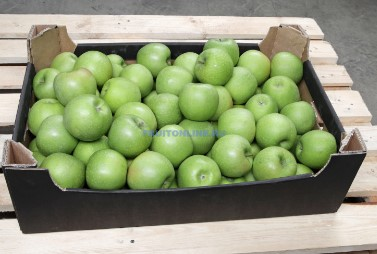
#> input picture apples.jpg, 377 x 254 px
$ python lab4.py
#> lines starting #> are read from the running program, lines starting #| are printed output that depends on the picture; after the words box and inside, x2 and y2 are one past the last pixel; in counts of white or black regions, pixels touching at a corner belong together
import cv2
import numpy as np
import matplotlib.pyplot as plt


def compare_images(original_image, processed_image, title):

    plt.figure(figsize=(12, 6))

    plt.subplot(1, 2, 1)
    plt.imshow(cv2.cvtColor(original_image, cv2.COLOR_BGR2RGB))
    plt.title('Original Image')
    plt.axis('off')

    plt.subplot(1, 2, 2)
    plt.imshow(cv2.cvtColor(processed_image, cv2.COLOR_BGR2RGB))
    plt.title(title)
    plt.axis('off')
    plt.show()


def bwareaopen(A, dim, conn=8):
    if A.ndim > 2:
        return None
    # Find all connected components
    num, labels, stats, centers = cv2.connectedComponentsWithStats(A, connectivity=conn)
    # Check size of all connected components
    for i in range(1, num):  # Start from 1 to exclude the background component (label 0)
        if stats[i, cv2.CC_STAT_AREA] < dim:
            A[labels == i] = 0
    return A


image_path = 'apples.jpg'
image = cv2.imread(image_path, cv2.IMREAD_GRAYSCALE)
#> image: shape (254, 377); min 0, max 250, mean 145.3
image = cv2.resize(image, (400, 300))
#> image: shape (300, 400)
# Thresholding
ret, image_new = cv2.threshold(image, 160, 255, cv2.THRESH_BINARY_INV)
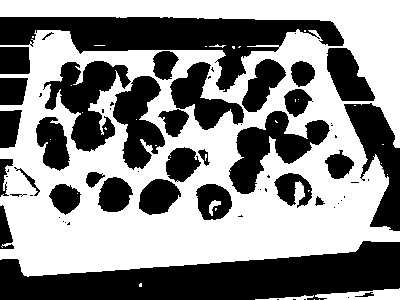
#> image_new: shape (300, 400); 54.2% white; 66 black regions (33 under 20 px), largest, box (x1, y1, x2, y2) and area: (0, 241, 400, 300) 14312, (0, 17, 344, 92) 9904, (43, 61, 131, 152) 3729
# Structuring Element (Elliptical Kernel)
B = cv2.getStructuringElement(cv2.MORPH_ELLIPSE, (5, 5))
# Erosion
BW2 = cv2.morphologyEx(image_new, cv2.MORPH_ERODE, B, iterations=14, borderType=cv2.BORDER_CONSTANT, borderValue=(0))
#> BW2: shape (300, 400); 0.28% white; 4 white regions, box (x1, y1, x2, y2) and area: (88, 234, 143, 244) 228, (271, 224, 282, 231) 42, (42, 240, 55, 247) 38, (172, 235, 184, 238) 24
# Dilation and Closing
T = np.zeros_like(image_new)
while cv2.countNonZero(BW2) < BW2.size:
    D = cv2.dilate(BW2, B, borderType=cv2.BORDER_CONSTANT, borderValue=(0))
    C = cv2.morphologyEx(D, cv2.MORPH_CLOSE, B, borderType=cv2.BORDER_CONSTANT, borderValue=(0))
    S = C - D
    T = cv2.bitwise_or(S, T)
    BW2 = D
#> this loop made 144 passes
#> BW2: shape (300, 400); every value is 255
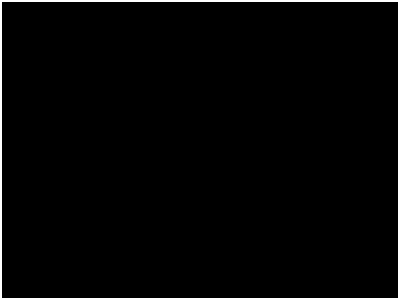
#> S: shape (300, 400); values 0 (black) and 1 (white), 2.3% white; 1 white region, box (x1, y1, x2, y2) and area: (0, 0, 400, 300) 2784

# Closing for borders
T = cv2.morphologyEx(T, cv2.MORPH_CLOSE, B, iterations=14, borderType=cv2.BORDER_CONSTANT, borderValue=(255))
# Remove borders from the original image
image_new = cv2.bitwise_and(~T, image_new)
compare_images(image, image_new, 'split images')

# segmentation by watershed

# Read an image
image_colored = cv2.imread("apples.jpg", cv2.IMREAD_COLOR)
#> image_colored is the input picture: shape (254, 377, 3); mean B, G, R 118.2, 151.5, 143.5
image_colored = cv2.resize(image_colored, (400, 300))
#> image_colored: shape (300, 400, 3)
# Convert to grayscale
image_gray = cv2.cvtColor(image_colored, cv2.COLOR_BGR2GRAY)

# Apply bwareaopen to clean up the binary image
image_bw = bwareaopen(image_gray, 20, 4)
#> in bwareaopen, `num, labels, stats, centers = cv2.connectedComponentsWithStats(A, conn..`: labels: shape (300, 400) int32; every value is 1
#> in bwareaopen, `num, labels, stats, centers = cv2.connectedComponentsWithStats(A, conn..`: num = 2; stats = [[-1, 2147483647, 0, 0, 0], [0, 0, 400, 300, 120000]]; centers = [[nan, nan], [199.5, 149.5]]

# Apply morphological operations for better foreground markers
foreground_markers = cv2.distanceTransform(image_bw, cv2.DIST_L2, 5)
#> foreground_markers: shape (300, 400) float32; every value is 3.4e+38
_, foreground_markers = cv2.threshold(foreground_markers, 0.6 * foreground_markers.max(), 255, 0)
#> foreground_markers: shape (300, 400) float32; every value is 255

# Apply morphological operations for better background markers
background_markers = cv2.morphologyEx(image_bw, cv2.MORPH_GRADIENT, cv2.getStructuringElement(cv2.MORPH_ELLIPSE, (5, 5)))
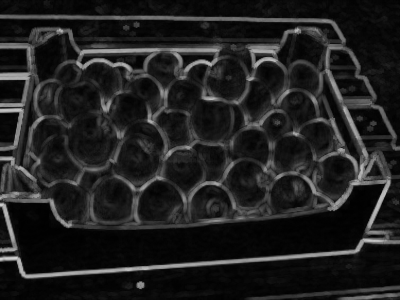
#> background_markers: shape (300, 400); min 0, max 208, mean 32.5
foreground_markers = foreground_markers.astype(np.uint8)
background_markers = background_markers.astype(np.uint8)

# Combine markers
markers = cv2.addWeighted(foreground_markers, 0.5, background_markers, 0.5, 0)
markers = markers.astype(np.int32)

# Do watershed
markers = cv2.watershed(image_colored, markers)
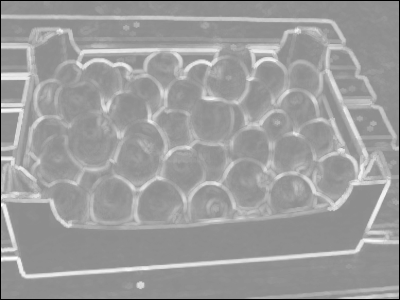
#> markers: shape (300, 400) int32; min -1, max 232, mean 142.1; drawn with min black and max white
image_colored[markers == -1] = [0, 0, 255]
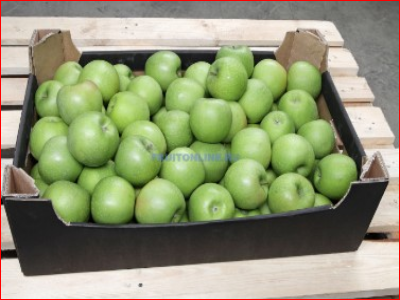
#> image_colored: shape (300, 400, 3); mean B, G, R 116.3, 149.5, 144.4

# Prepare for visualization
markers_jet = cv2.applyColorMap((markers.astype(np.float32) * 255 / (markers.max() + 1)).astype(np.uint8), cv2.COLORMAP_JET)
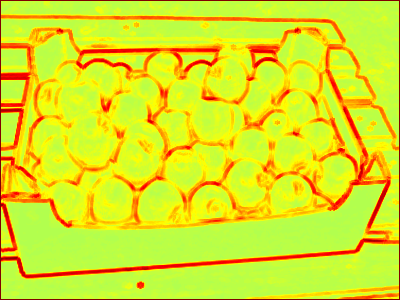
#> markers_jet: shape (300, 400, 3); mean B, G, R 36.5, 225.8, 217.2
compare_images(image_colored, markers_jet, 'Segmentation Result')
#> call 2 of compare_images, with title = 'Segmentation Result'
#> in compare_images (call 2), `plt.show()`:
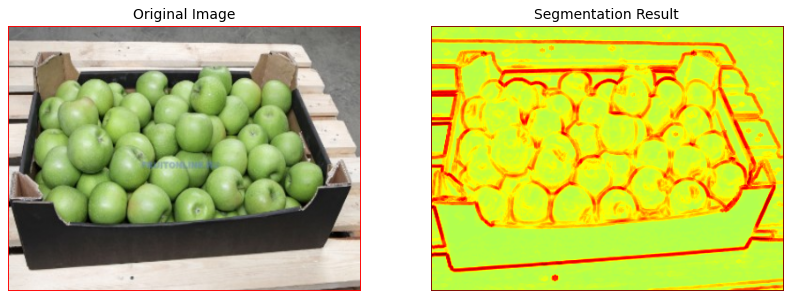
#> figure drawn by matplotlib, 2 panels

$ run again, with bottom.jpg copied over apples.jpg
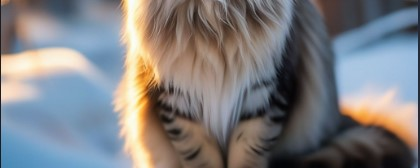
#> input picture bottom.jpg, 420 x 168 px
#> `ret, image_new = cv2.threshold(image, 160, 255, cv2.THRESH_BINARY_INV)`:
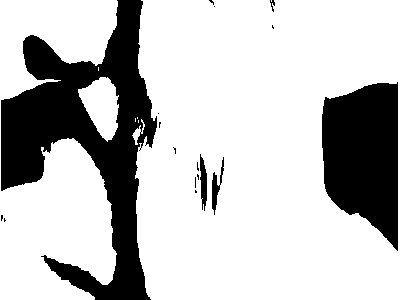
#> image_new: shape (300, 400); 75.2% white; 17 black regions (12 under 20 px), largest, box (x1, y1, x2, y2) and area: (1, 0, 157, 300) 19450, (322, 82, 398, 251) 9709, (200, 154, 207, 211) 268, (212, 157, 224, 215) 249, (270, 0, 275, 12) 28
#> the loop `while cv2.countNonZero(BW2) < BW2.size:` made 57 passes
#> image_colored is the input picture: shape (168, 420, 3); mean B, G, R 128.4, 126.2, 126.8
#> labels: shape (300, 400) int32; every value is 1
#> num = 2; stats = [[-1, 2147483647, 0, 0, 0], [0, 0, 400, 300, 120000]]; centers = [[nan, nan], [199.5, 149.5]]
#> in compare_images (call 2), `plt.show()`:
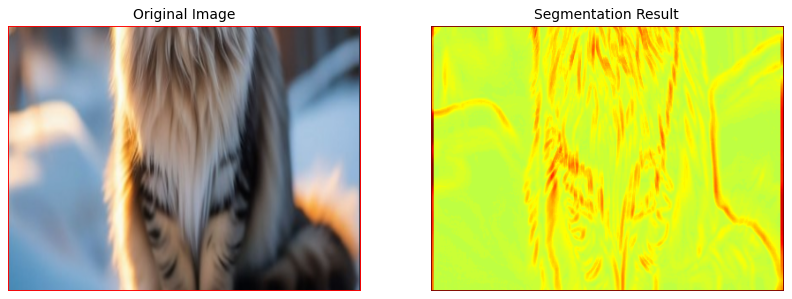
#> figure drawn by matplotlib, 2 panels

$ run again, with cat.jpg copied over apples.jpg
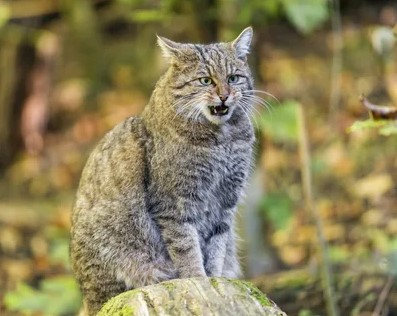
#> input picture cat.jpg, 397 x 316 px
#> `ret, image_new = cv2.threshold(image, 160, 255, cv2.THRESH_BINARY_INV)`:
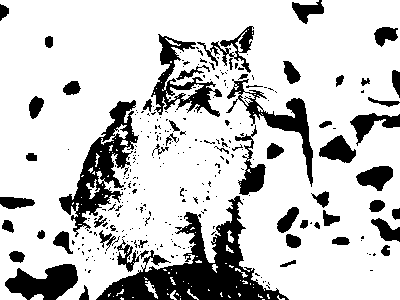
#> image_new: shape (300, 400); 78.8% white; 295 black regions (238 under 20 px), largest, box (x1, y1, x2, y2) and area: (96, 196, 289, 300) 6616, (59, 100, 139, 237) 3400, (151, 34, 222, 117) 1833
#> the loop `while cv2.countNonZero(BW2) < BW2.size:` made 107 passes
#> image_colored is the input picture: shape (316, 397, 3); mean B, G, R 90.3, 128.2, 138.4
#> labels: shape (300, 400) int32; every value is 1
#> num = 2; stats = [[-1, 2147483647, 0, 0, 0], [0, 0, 400, 300, 120000]]; centers = [[nan, nan], [199.5, 149.5]]
#> in compare_images (call 2), `plt.show()`:
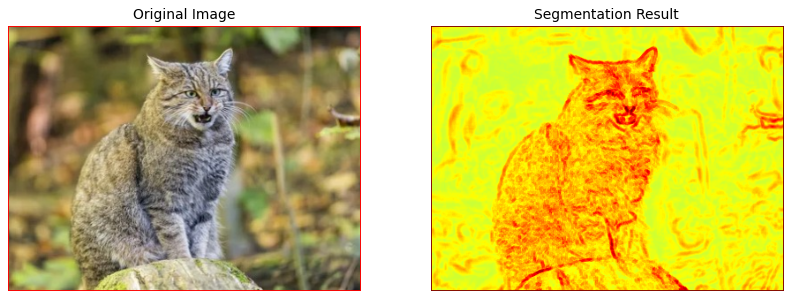
#> figure drawn by matplotlib, 2 panels
